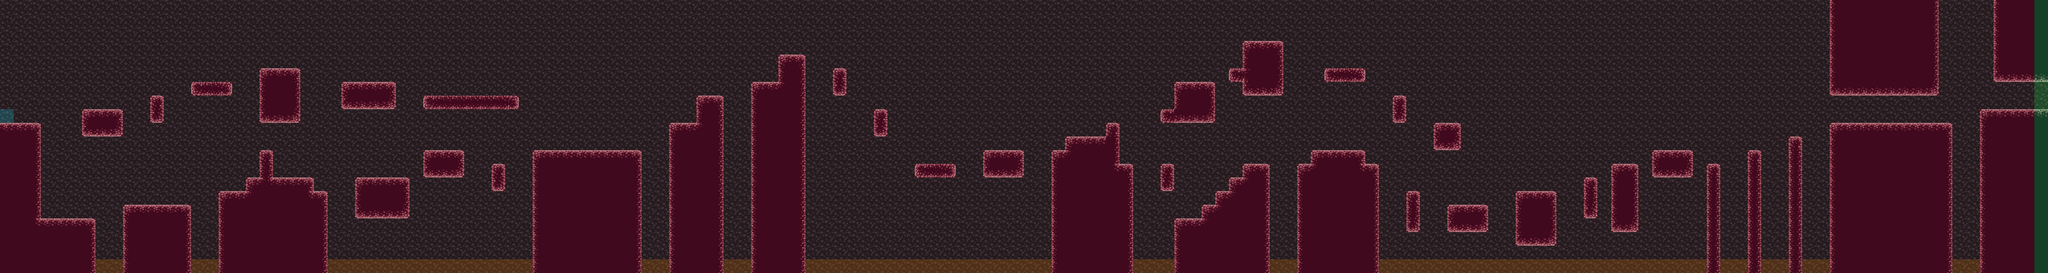

This is a level from a 2D game, rendered from its Tiled map with the project's own tilesets. A one-line summary and the map file follow, with tile-layer data summarised:
An orthogonal 150x20 tile map with 32x32 px tiles, 3 tile layers (Background, Map, Colliders).

<map version="1.0" orientation="orthogonal" renderorder="right-down" width="150" height="20" tilewidth="32" tileheight="32" nextobjectid="1">
 <tileset firstgid="1" name="platformertiles" tilewidth="32" tileheight="32" tilecount="48" columns="8">
  <image source="platformertiles.png" width="256" height="192" />
  <terraintypes>
   <terrain name="Rocks" tile="-1" />
  </terraintypes>
  <tile id="0" terrain=",,,0" />
  <tile id="1" terrain=",,0,0" />
  <tile id="2" terrain=",,0," />
  <tile id="8" terrain=",0,,0" />
  <tile id="10" terrain="0,,0," />
  <tile id="16" terrain=",0,," />
  <tile id="17" terrain="0,0,," />
  <tile id="18" terrain="0,,," />
 </tileset>
 <layer name="Background" width="150" height="20">
  <properties>
   <property name="speed" type="float" value="0.7" />
  </properties>
  <data>[3000 cells, 3000 non-empty, 1 distinct tile ids]</data>
 </layer>
 <layer name="Map" width="150" height="20">
  <data>[3000 cells, 872 non-empty, 19 distinct tile ids]</data>
 </layer>
 <layer name="Colliders" width="150" height="20" opacity="0.25">
  <data>[3000 cells, 953 non-empty, 4 distinct tile ids]</data>
 </layer>
</map>
